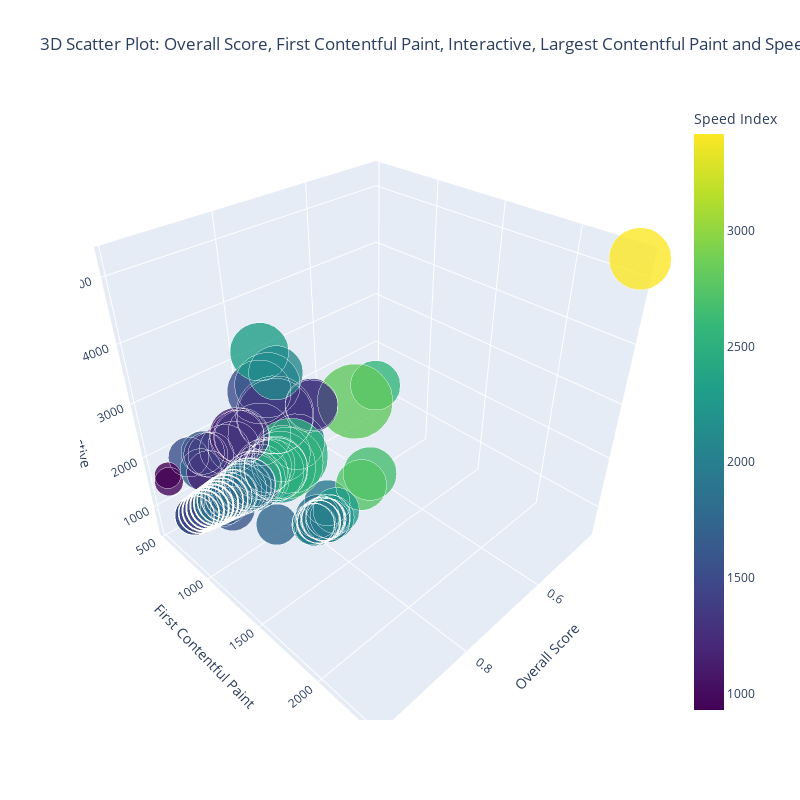

The notebook cell saved with this chart:
### Code cell
fig = go.Figure(data=[go.Scatter3d(
    x=data['overall_score'],
    y=data['first_contentful_paint'],
    z=data['interactive'],
    mode='markers',
    marker=dict(
        size=data['largest_contentful_paint'] / 100,
        sizemode='area',
        sizeref=0.01,
        sizemin=4,
        color=data['speed_index'], 
        colorscale='Viridis', 
        colorbar=dict(title="Speed Index"),
        opacity=0.8
    ),
    text=data['url'],
)])

fig.update_layout(
    title='3D Scatter Plot: Overall Score, First Contentful Paint, Interactive, Largest Contentful Paint and Speed Index',
    scene=dict(
        xaxis=dict(title='Overall Score'),
        yaxis=dict(title='First Contentful Paint'),
        zaxis=dict(title='Interactive'),
    ),
    autosize=False,
    width=800,
    height=800,
)

# Save plot
plot_filename = "../../fam-report-site/public/Web-Analytics/3d_scatter_plot.html"
pio.write_html(fig, plot_filename)
fig.show()

### Figure 1 — Plotly figure (JSON) as saved in the notebook; plotly's stock layout.template omitted (floating-point values rounded to 4 significant figures; data arrays with more than 128 entries replaced by an {"elided": "..."} marker saying what was removed)
{"data": [{"marker": {"color": {"elided": "225 float values"}, "colorbar": {"title": {"text": "Speed Index"}}, "colorscale": [[0, "#440154"], [0.1111, "#482878"], [0.2222, "#3e4989"], [0.3333, "#31688e"], [0.4444, "#26828e"], [0.5556, "#1f9e89"], [0.6667, "#35b779"], [0.7778, "#6ece58"], [0.8889, "#b5de2b"], [1, "#fde725"]], "opacity": 0.8, "size": {"elided": "225 float values"}, "sizemin": 4, "sizemode": "area", "sizeref": 0.01}, "mode": "markers", "text": {"elided": "225 str values"}, "type": "scatter3d", "x": {"elided": "225 float values"}, "y": {"elided": "225 float values"}, "z": {"elided": "225 float values"}}], "layout": {"autosize": false, "height": 800, "scene": {"xaxis": {"title": {"text": "Overall Score"}}, "yaxis": {"title": {"text": "First Contentful Paint"}}, "zaxis": {"title": {"text": "Interactive"}}}, "title": {"text": "3D Scatter Plot: Overall Score, First Contentful Paint, Interactive, Largest Contentful Paint and Speed Index"}, "width": 800}}
